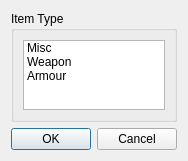
<?xml version="1.0" encoding="UTF-8"?>
<ui version="4.0">
 <class>Dialog</class>
 <widget class="QDialog" name="Dialog">
  <property name="geometry">
   <rect>
    <x>0</x>
    <y>0</y>
    <width>174</width>
    <height>153</height>
   </rect>
  </property>
  <property name="windowTitle">
   <string>Item Type</string>
  </property>
  <layout class="QGridLayout" name="gridLayout_2">
   <item row="0" column="0">
    <widget class="QGroupBox" name="groupBox">
     <property name="title">
      <string>Item Type</string>
     </property>
     <layout class="QGridLayout" name="gridLayout">
      <item row="0" column="0">
       <widget class="QListWidget" name="choiceList">
        <item>
         <property name="text">
          <string>Misc</string>
         </property>
        </item>
        <item>
         <property name="text">
          <string>Weapon</string>
         </property>
        </item>
        <item>
         <property name="text">
          <string>Armour</string>
         </property>
        </item>
       </widget>
      </item>
     </layout>
    </widget>
   </item>
   <item row="1" column="0">
    <widget class="QDialogButtonBox" name="buttonBox">
     <property name="orientation">
      <enum>Qt::Horizontal</enum>
     </property>
     <property name="standardButtons">
      <set>QDialogButtonBox::Cancel|QDialogButtonBox::Ok</set>
     </property>
    </widget>
   </item>
  </layout>
 </widget>
 <resources/>
 <connections>
  <connection>
   <sender>buttonBox</sender>
   <signal>accepted()</signal>
   <receiver>Dialog</receiver>
   <slot>accept()</slot>
   <hints>
    <hint type="sourcelabel">
     <x>248</x>
     <y>254</y>
    </hint>
    <hint type="destinationlabel">
     <x>157</x>
     <y>274</y>
    </hint>
   </hints>
  </connection>
  <connection>
   <sender>buttonBox</sender>
   <signal>rejected()</signal>
   <receiver>Dialog</receiver>
   <slot>reject()</slot>
   <hints>
    <hint type="sourcelabel">
     <x>316</x>
     <y>260</y>
    </hint>
    <hint type="destinationlabel">
     <x>286</x>
     <y>274</y>
    </hint>
   </hints>
  </connection>
 </connections>
</ui>
